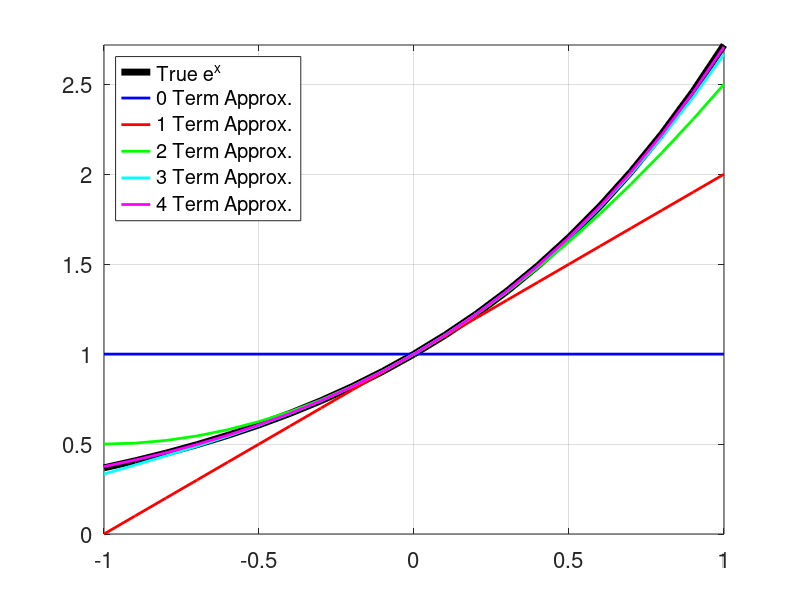

This chart was generated by the following MATLAB code:
%%%%%%%%%%%%%%%%%%%%%%%%%%%%%%%%%%%%%%%%%%%%%%%%%%%%%%%%%%%%%%%%%%%%%%%%%%%
% Taylor_Series_Demo
%--------------------------------------------------------------------------
% C Rocheleau, Colorado State University
% 4/4/23
%--------------------------------------------------------------------------
% A little demo showing off Taylor Series expansions for e^x, sin(x), cos(x)
% and more!
%%%%%%%%%%%%%%%%%%%%%%%%%%%%%%%%%%%%%%%%%%%%%%%%%%%%%%%%%%%%%%%%%%%%%%%%%%%

%% Set Up
close all; clear all; clc;
color_ord = {'b-','r-','g-','c-','m-','y-'};

%% Zoom in on e^x
x = -1:0.1:1;   % Grid Points
n = 0:4;        % Polynomial Sizes

% Plot our true function first
iplots = 1;
figure();
handles(iplots) = plot(x, exp(x), 'k-','linewidth',5);
leg_str{iplots} = 'True e^x';

% Make the plots look good
grid on; hold on; set(gca,'fontsize',16); axis tight;
iplots = iplots + 1;

% Loop through polynomial orders
for in = n
    % This is it, this is the Taylor series computation
    Taylor_Approx = arrayfun(@(x) sum(x.^(0:in)./factorial(0:in)), x);
    
    % This is all to make things look pretty
    handles(iplots) = plot(x, Taylor_Approx, color_ord{iplots-1}, 'linewidth',2);
    leg_str{iplots} = [num2str(in) ,' Term Approx.'];

    iplots = iplots + 1;
end

% Add legend to plot
legend(handles, leg_str, 'location', 'NorthWest')